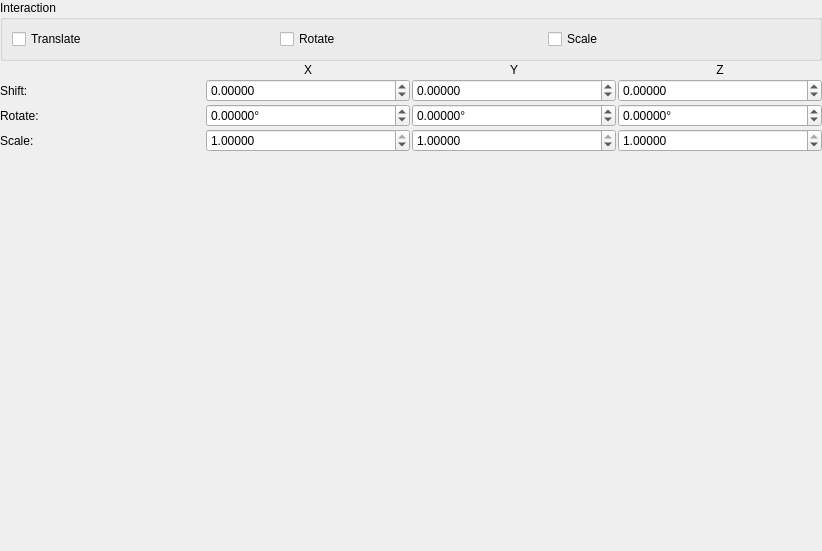
<?xml version="1.0" encoding="UTF-8"?>
<ui version="4.0">
 <class>ManualManipulationWidget</class>
 <widget class="QWidget" name="ManualManipulationWidget">
  <property name="geometry">
   <rect>
    <x>0</x>
    <y>0</y>
    <width>822</width>
    <height>551</height>
   </rect>
  </property>
  <property name="windowTitle">
   <string>Form</string>
  </property>
  <layout class="QVBoxLayout" name="verticalLayout">
   <property name="spacing">
    <number>2</number>
   </property>
   <property name="leftMargin">
    <number>0</number>
   </property>
   <property name="topMargin">
    <number>0</number>
   </property>
   <property name="rightMargin">
    <number>0</number>
   </property>
   <property name="bottomMargin">
    <number>0</number>
   </property>
   <item>
    <widget class="QGroupBox" name="interactionGroup">
     <property name="sizePolicy">
      <sizepolicy hsizetype="Preferred" vsizetype="Preferred">
       <horstretch>0</horstretch>
       <verstretch>0</verstretch>
      </sizepolicy>
     </property>
     <property name="title">
      <string>Interaction</string>
     </property>
     <layout class="QHBoxLayout" name="horizontalLayout">
      <item>
       <widget class="QCheckBox" name="interactTranslate">
        <property name="toolTip">
         <string>&lt;html&gt;&lt;head/&gt;&lt;body&gt;&lt;p&gt;Translate by either left-clicking and dragging the central handle, or by middle-clicking and dragging the data source.&lt;/p&gt;&lt;/body&gt;&lt;/html&gt;</string>
        </property>
        <property name="text">
         <string>Translate</string>
        </property>
       </widget>
      </item>
      <item>
       <widget class="QCheckBox" name="interactRotate">
        <property name="toolTip">
         <string>&lt;html&gt;&lt;head/&gt;&lt;body&gt;&lt;p&gt;Rotate by left-clicking a face and dragging it.&lt;/p&gt;&lt;p&gt;Rotation interactions are performed about the center of the data source.&lt;/p&gt;&lt;/body&gt;&lt;/html&gt;</string>
        </property>
        <property name="text">
         <string>Rotate</string>
        </property>
       </widget>
      </item>
      <item>
       <widget class="QCheckBox" name="interactScale">
        <property name="toolTip">
         <string>&lt;html&gt;&lt;head/&gt;&lt;body&gt;&lt;p&gt;Rescale individual axes by left-clicking the handles on the faces and dragging them.&lt;/p&gt;&lt;p&gt;Rescale with fixed aspect ratio by right-clicking the data source and moving the mouse.&lt;/p&gt;&lt;/body&gt;&lt;/html&gt;</string>
        </property>
        <property name="text">
         <string>Scale</string>
        </property>
       </widget>
      </item>
     </layout>
    </widget>
   </item>
   <item>
    <layout class="QGridLayout" name="transformGridLayout">
     <item row="3" column="3">
      <widget class="QDoubleSpinBox" name="scaleZ">
       <property name="decimals">
        <number>5</number>
       </property>
       <property name="minimum">
        <double>0.000000000000000</double>
       </property>
       <property name="maximum">
        <double>1.000000000000000</double>
       </property>
       <property name="singleStep">
        <double>0.001000000000000</double>
       </property>
       <property name="value">
        <double>1.000000000000000</double>
       </property>
      </widget>
     </item>
     <item row="2" column="1">
      <widget class="QDoubleSpinBox" name="rotateX">
       <property name="suffix">
        <string>°</string>
       </property>
       <property name="decimals">
        <number>5</number>
       </property>
       <property name="minimum">
        <double>-360.000000000000000</double>
       </property>
       <property name="maximum">
        <double>360.000000000000000</double>
       </property>
      </widget>
     </item>
     <item row="0" column="3">
      <widget class="QLabel" name="zLabel">
       <property name="text">
        <string>Z</string>
       </property>
       <property name="alignment">
        <set>Qt::AlignCenter</set>
       </property>
      </widget>
     </item>
     <item row="2" column="3">
      <widget class="QDoubleSpinBox" name="rotateZ">
       <property name="suffix">
        <string>°</string>
       </property>
       <property name="decimals">
        <number>5</number>
       </property>
       <property name="minimum">
        <double>-360.000000000000000</double>
       </property>
       <property name="maximum">
        <double>360.000000000000000</double>
       </property>
      </widget>
     </item>
     <item row="0" column="2">
      <widget class="QLabel" name="yLabel">
       <property name="text">
        <string>Y</string>
       </property>
       <property name="alignment">
        <set>Qt::AlignCenter</set>
       </property>
      </widget>
     </item>
     <item row="2" column="2">
      <widget class="QDoubleSpinBox" name="rotateY">
       <property name="suffix">
        <string>°</string>
       </property>
       <property name="decimals">
        <number>5</number>
       </property>
       <property name="minimum">
        <double>-360.000000000000000</double>
       </property>
       <property name="maximum">
        <double>360.000000000000000</double>
       </property>
      </widget>
     </item>
     <item row="3" column="1">
      <widget class="QDoubleSpinBox" name="scaleX">
       <property name="decimals">
        <number>5</number>
       </property>
       <property name="minimum">
        <double>0.000000000000000</double>
       </property>
       <property name="maximum">
        <double>1.000000000000000</double>
       </property>
       <property name="singleStep">
        <double>0.001000000000000</double>
       </property>
       <property name="value">
        <double>1.000000000000000</double>
       </property>
      </widget>
     </item>
     <item row="3" column="2">
      <widget class="QDoubleSpinBox" name="scaleY">
       <property name="decimals">
        <number>5</number>
       </property>
       <property name="minimum">
        <double>0.000000000000000</double>
       </property>
       <property name="maximum">
        <double>1.000000000000000</double>
       </property>
       <property name="singleStep">
        <double>0.001000000000000</double>
       </property>
       <property name="value">
        <double>1.000000000000000</double>
       </property>
      </widget>
     </item>
     <item row="3" column="0">
      <widget class="QLabel" name="scaleLabel">
       <property name="text">
        <string>Scale:</string>
       </property>
      </widget>
     </item>
     <item row="1" column="0">
      <widget class="QLabel" name="shiftLabel">
       <property name="text">
        <string>Shift:</string>
       </property>
      </widget>
     </item>
     <item row="2" column="0">
      <widget class="QLabel" name="rotateLabel">
       <property name="text">
        <string>Rotate:</string>
       </property>
      </widget>
     </item>
     <item row="0" column="1">
      <widget class="QLabel" name="xLabel">
       <property name="text">
        <string>X</string>
       </property>
       <property name="alignment">
        <set>Qt::AlignCenter</set>
       </property>
      </widget>
     </item>
     <item row="1" column="1">
      <widget class="QDoubleSpinBox" name="shiftX">
       <property name="decimals">
        <number>5</number>
       </property>
       <property name="minimum">
        <double>-1000000.000000000000000</double>
       </property>
       <property name="maximum">
        <double>1000000.000000000000000</double>
       </property>
      </widget>
     </item>
     <item row="1" column="2">
      <widget class="QDoubleSpinBox" name="shiftY">
       <property name="decimals">
        <number>5</number>
       </property>
       <property name="minimum">
        <double>-1000000.000000000000000</double>
       </property>
       <property name="maximum">
        <double>1000000.000000000000000</double>
       </property>
      </widget>
     </item>
     <item row="1" column="3">
      <widget class="QDoubleSpinBox" name="shiftZ">
       <property name="decimals">
        <number>5</number>
       </property>
       <property name="minimum">
        <double>-1000000.000000000000000</double>
       </property>
       <property name="maximum">
        <double>1000000.000000000000000</double>
       </property>
      </widget>
     </item>
    </layout>
   </item>
   <item>
    <spacer name="verticalSpacer">
     <property name="orientation">
      <enum>Qt::Vertical</enum>
     </property>
     <property name="sizeHint" stdset="0">
      <size>
       <width>20</width>
       <height>40</height>
      </size>
     </property>
    </spacer>
   </item>
  </layout>
 </widget>
 <tabstops>
  <tabstop>interactTranslate</tabstop>
  <tabstop>interactRotate</tabstop>
  <tabstop>interactScale</tabstop>
  <tabstop>shiftX</tabstop>
  <tabstop>shiftY</tabstop>
  <tabstop>shiftZ</tabstop>
  <tabstop>rotateX</tabstop>
  <tabstop>rotateY</tabstop>
  <tabstop>rotateZ</tabstop>
  <tabstop>scaleX</tabstop>
  <tabstop>scaleY</tabstop>
  <tabstop>scaleZ</tabstop>
 </tabstops>
 <resources/>
 <connections/>
</ui>
